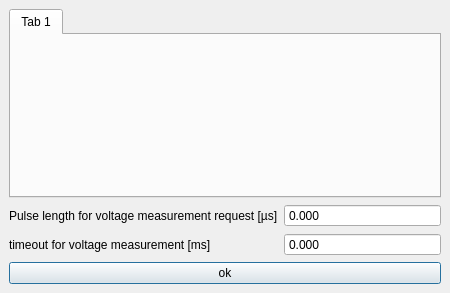
<?xml version="1.0" encoding="UTF-8"?>
<ui version="4.0">
 <class>MainWindow</class>
 <widget class="QMainWindow" name="MainWindow">
  <property name="geometry">
   <rect>
    <x>0</x>
    <y>0</y>
    <width>450</width>
    <height>293</height>
   </rect>
  </property>
  <property name="windowTitle">
   <string>MainWindow</string>
  </property>
  <widget class="QWidget" name="centralwidget">
   <layout class="QVBoxLayout" name="verticalLayout">
    <item>
     <widget class="QTabWidget" name="tabWidget">
      <property name="locale">
       <locale language="English" country="UnitedStates"/>
      </property>
      <property name="currentIndex">
       <number>0</number>
      </property>
      <widget class="QWidget" name="tab_0">
       <attribute name="title">
        <string>Tab 1</string>
       </attribute>
      </widget>
     </widget>
    </item>
    <item>
     <layout class="QFormLayout" name="formLayout_pulse_len_and_timeout">
      <item row="0" column="0">
       <widget class="QLabel" name="label_measVoltPulseLength_mu_s">
        <property name="locale">
         <locale language="English" country="UnitedStates"/>
        </property>
        <property name="text">
         <string>Pulse length for voltage measurement request [µs]</string>
        </property>
       </widget>
      </item>
      <item row="0" column="1">
       <widget class="QDoubleSpinBox" name="doubleSpinBox_measVoltPulseLength_mu_s">
        <property name="locale">
         <locale language="English" country="UnitedStates"/>
        </property>
        <property name="buttonSymbols">
         <enum>QAbstractSpinBox::NoButtons</enum>
        </property>
        <property name="keyboardTracking">
         <bool>false</bool>
        </property>
        <property name="decimals">
         <number>3</number>
        </property>
        <property name="maximum">
         <double>107374182.000000000000000</double>
        </property>
       </widget>
      </item>
      <item row="1" column="1">
       <widget class="QDoubleSpinBox" name="doubleSpinBox_measVoltTimeout_mu_s_set">
        <property name="locale">
         <locale language="English" country="UnitedStates"/>
        </property>
        <property name="buttonSymbols">
         <enum>QAbstractSpinBox::NoButtons</enum>
        </property>
        <property name="keyboardTracking">
         <bool>false</bool>
        </property>
        <property name="decimals">
         <number>3</number>
        </property>
        <property name="maximum">
         <double>42949.000000000000000</double>
        </property>
       </widget>
      </item>
      <item row="1" column="0">
       <widget class="QLabel" name="label_measVoltTimeout_mu_s">
        <property name="locale">
         <locale language="English" country="UnitedStates"/>
        </property>
        <property name="text">
         <string>timeout for voltage measurement [ms]</string>
        </property>
       </widget>
      </item>
     </layout>
    </item>
    <item>
     <widget class="QPushButton" name="pushButton_confirm">
      <property name="locale">
       <locale language="English" country="UnitedStates"/>
      </property>
      <property name="text">
       <string>ok</string>
      </property>
      <property name="autoDefault">
       <bool>true</bool>
      </property>
      <property name="default">
       <bool>true</bool>
      </property>
     </widget>
    </item>
   </layout>
  </widget>
 </widget>
 <resources/>
 <connections/>
</ui>
